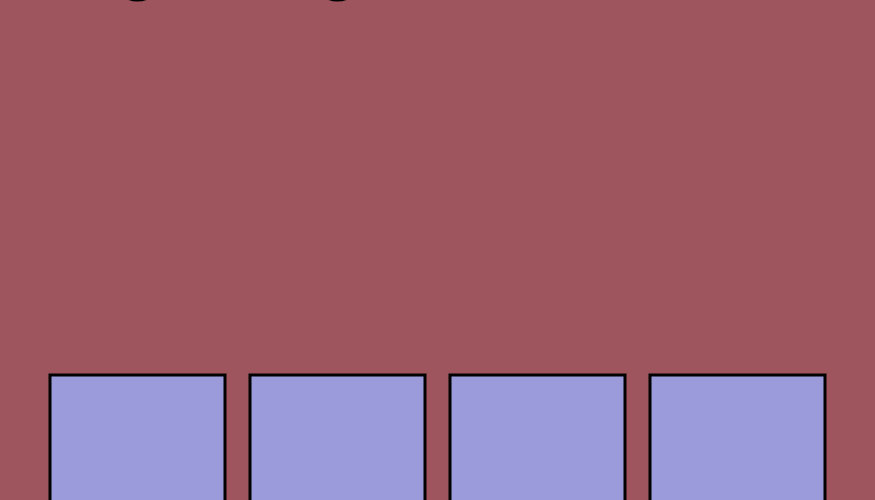
Frame 1 (no input)
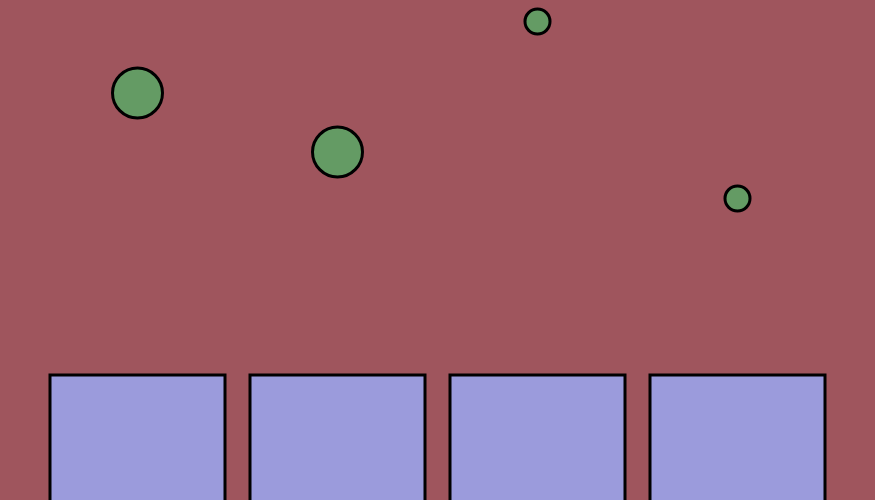
Frame 60 (no input)
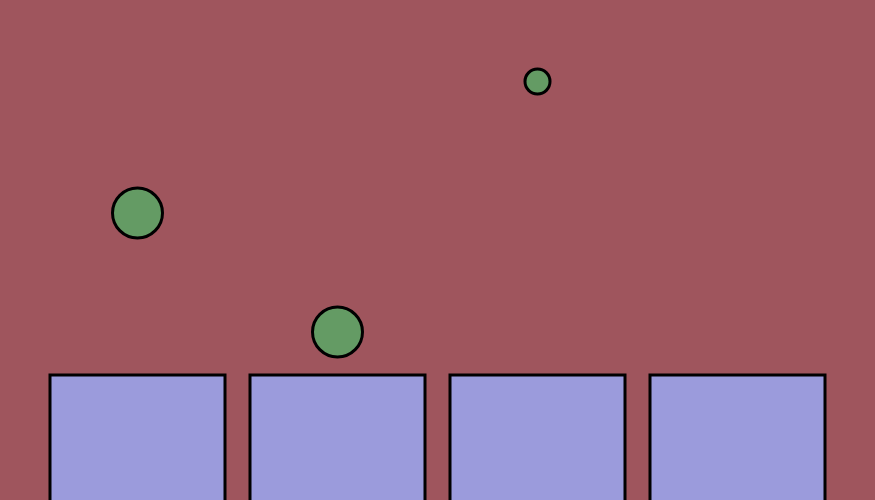
Frame 120 (the mouse pressed at the canvas centre since frame 60)

The p5.js sketch that drew these frames (run headless with seeded random() and noise() and a simulated clock; from frame 60 on, the mouse is pressed at the canvas centre):

// p5.js sketch
// ── sketch.js
var item1;
var item2;
var item3;
var item4;

function setup() {
  createCanvas(875, 500);
  strokeWeight(3);


  ellipseMode(CORNER);


  item1 = new item(2, 112.5, -50, 50, 50, 0, 0, 0, 0);
  item2 = new item(3, 0, 0, 0, 0, 312.5, -50, 50, 50);
  item3 = new item(1, 525, -50, 25, 25, 0, 0, 0, 0);
  item4 = new item(4, 0, 0, 0, 0, 725, -50, 25, 25);


}

function draw() {

  background(159, 85, 93);



  item1.display();
  item1.move();

  item2.display();
  item2.move();

  item3.display();
  item3.move();

  item4.display();
  item4.move();

  push();
  fill(155, 155, 220);
  rect(50, 375, 175, 150);
  rect(250, 375, 175, 150);
  rect(450, 375, 175, 150);
  rect(650, 375, 175, 150);
  pop();


}


function item(itemSpeed, exPosition, eyPosition, eWidth, eHeight, rxPosition, ryPosition, rWidth, rHeight) {
  this.speed = itemSpeed;
  this.exPosition = exPosition;

  this.eWidth = eWidth;
  this.eHeight = eHeight;
  this.rxPosition = rxPosition;

  this.rWidth = rWidth;
  this.rHeight = rHeight;
  var ey = -50;
  var ry = -50;

  this.display = function() {
      fill(100, 155, 100);
    ellipse(this.exPosition, ey, this.eWidth, this.eHeight);
    ellipse(this.rxPosition, ry, this.rWidth, this.rHeight);
  };

  this.move = function() {
    ey = ey + this.speed;
    ry = ry + this.speed;

    if(ey > 500) {
      ey = -550;

}

  if(ry > 500) {
    ry = -550;
}
  };


}
